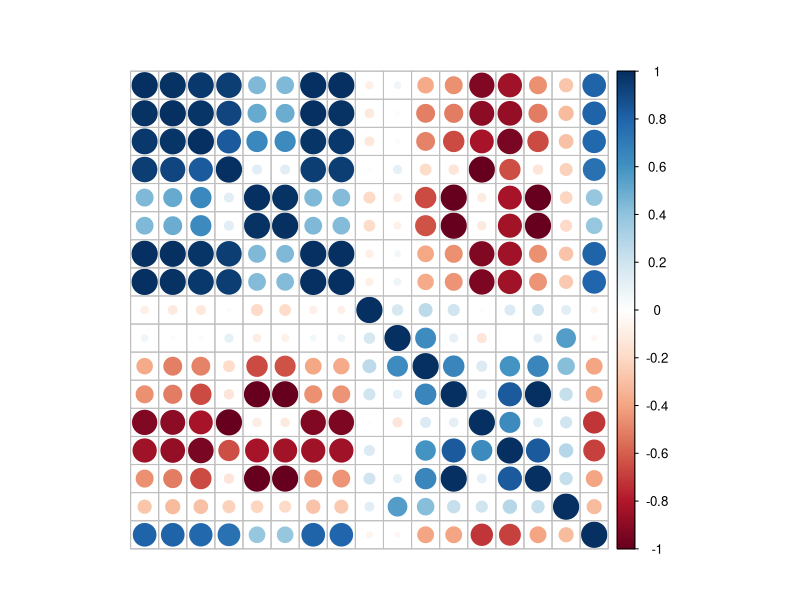
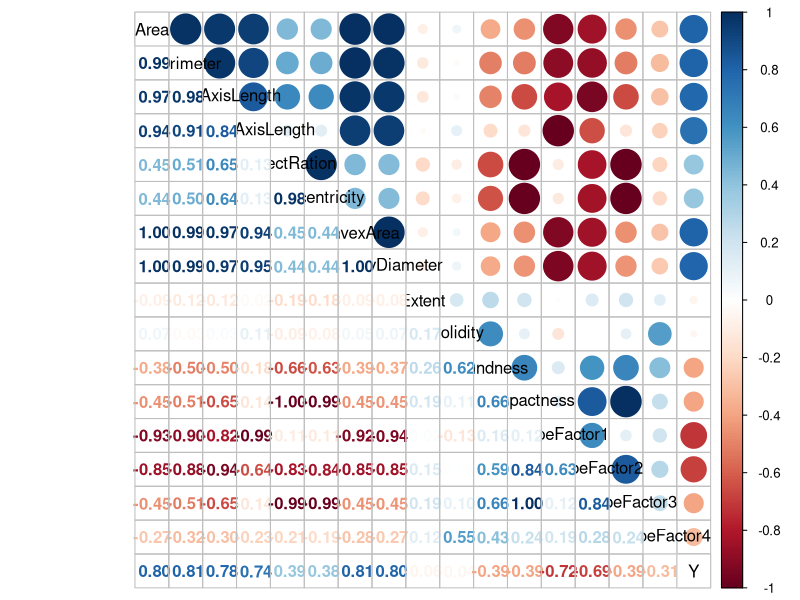
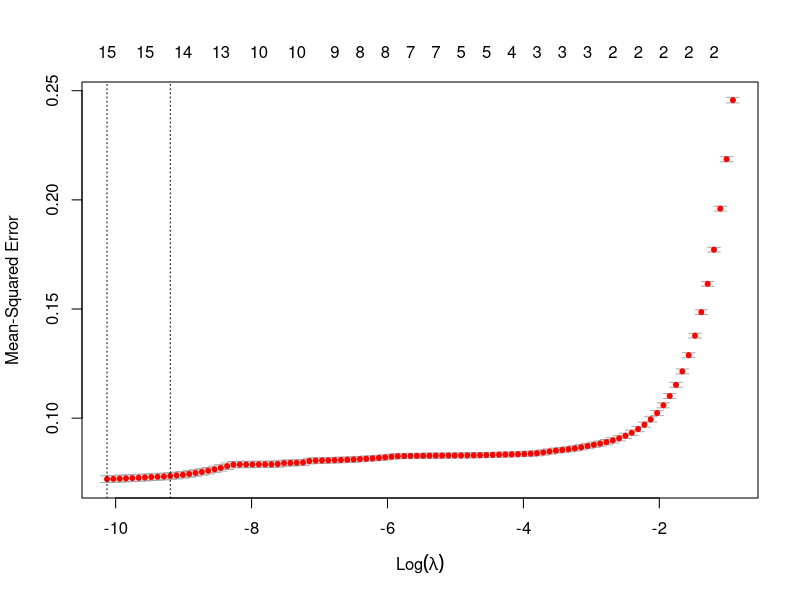
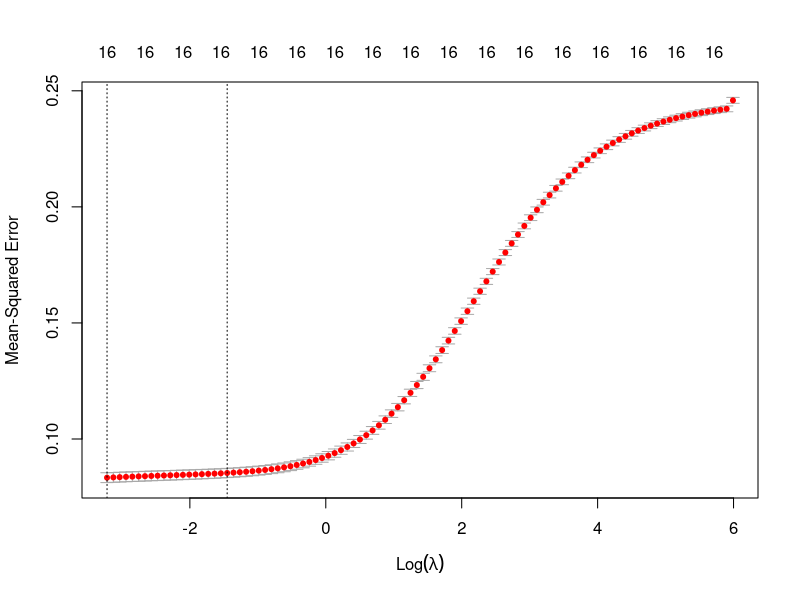

Write the R code that produced these figures, in order.
## ---- chunk 1
# Load in the data
train <- read.csv("data/train_data.csv")
## ---- chunk 2
full_model <- lm(Y ~ ., data = train)
summary(full_model)
## ---- chunk 3
correlation_matrix <- cor(train[, -which(names(train) == "Y")])
correlation_matrix
## ---- chunk 4
library(corrplot)
# Circles correlation plot
corrplot(cor(train), method = "circle",
        tl.pos = "n", mar = c(2, 1, 3, 1)) 
## ---- chunk 5
# Visualization of correlation matrix
corrplot.mixed(cor(train),
               lower = "number", 
               upper = "circle",
               tl.col = "black")
## ---- chunk 6
# Check for multicollinearity
library(car)
vif_values <- vif(full_model)
rounded_vif <- round(vif_values, 4)
rounded_vif
## ---- chunk 7
# Splitting the data into training and validation sets
set.seed(1234)
index <- sample(1:nrow(train), round(0.8 * nrow(train)))
train_set <- train[index, ]
validation_set <- train[-index, ]
## ---- chunk 8
# Use Lasso?
library(glmnet)
x_train <- model.matrix(Y ~ . - 1, data = train_set) # -1 to exclude intercept
y_train <- train_set$Y
lasso_model <- cv.glmnet(x_train, y_train, alpha = 1)
plot(lasso_model)

# Predictions for the validation set
x_validation <- model.matrix(Y ~ . - 1, data = validation_set)
predictions <- predict(lasso_model, s = "lambda.min", newx = x_validation)
## ---- chunk 9
# Extract coefficients of the model at lambda.min
lasso_coefficients <- coef(lasso_model, s = "lambda.min")

# Non-zero coefficients
print(round(lasso_coefficients[lasso_coefficients != 0], 6))
## ---- chunk 10
lasso_coefficients <- coef(lasso_model, s = "lambda.min")
variable_names <- colnames(x_train)
coef_w_names <- setNames(lasso_coefficients[-1], variable_names)
print(round(coef_w_names[coef_w_names != 0], 6))
## ---- chunk 11
# Predict using the validation set
predictions <- predict(lasso_model, s = "lambda.min", newx = x_validation)

# MSE on the validation set
mse <- mean((validation_set$Y - predictions)^2)
mse
## ---- chunk 12
ridge_model <- cv.glmnet(x_train, y_train, alpha = 0)

# CV curve
plot(ridge_model)
## ---- chunk 13
# Predictions for the validation set
ridge_predictions <- predict(ridge_model, s = "lambda.min", newx = x_validation)

# Extract coefficients of the Ridge model at lambda.min
ridge_coefficients <- coef(ridge_model, s = "lambda.min")

# Non-zero coefficients
print(round(ridge_coefficients, 6))
## ---- chunk 14
# MSE for the validation set 
ridge_mse <- mean((validation_set$Y - ridge_predictions)^2)
ridge_mse
